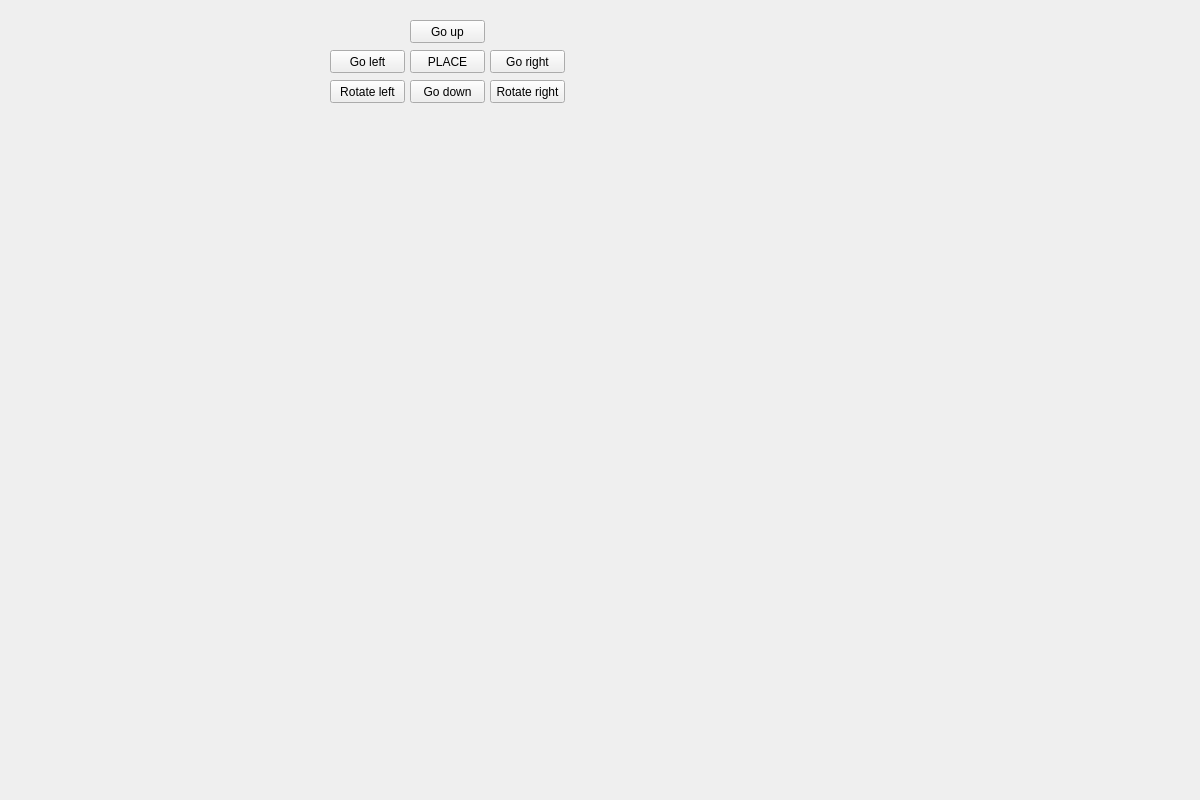
<?xml version="1.0" encoding="UTF-8"?>
<ui version="4.0">
 <class>Widget</class>
 <widget class="QWidget" name="Widget">
  <property name="geometry">
   <rect>
    <x>0</x>
    <y>0</y>
    <width>1200</width>
    <height>800</height>
   </rect>
  </property>
  <property name="windowTitle">
   <string>Widget</string>
  </property>
  <widget class="QPushButton" name="upBtn">
   <property name="geometry">
    <rect>
     <x>410</x>
     <y>20</y>
     <width>75</width>
     <height>23</height>
    </rect>
   </property>
   <property name="text">
    <string>Go up</string>
   </property>
  </widget>
  <widget class="QPushButton" name="downBtn">
   <property name="geometry">
    <rect>
     <x>410</x>
     <y>80</y>
     <width>75</width>
     <height>23</height>
    </rect>
   </property>
   <property name="text">
    <string>Go down</string>
   </property>
  </widget>
  <widget class="QPushButton" name="leftBtn">
   <property name="geometry">
    <rect>
     <x>330</x>
     <y>50</y>
     <width>75</width>
     <height>23</height>
    </rect>
   </property>
   <property name="text">
    <string>Go left</string>
   </property>
  </widget>
  <widget class="QPushButton" name="rightBtn">
   <property name="geometry">
    <rect>
     <x>490</x>
     <y>50</y>
     <width>75</width>
     <height>23</height>
    </rect>
   </property>
   <property name="text">
    <string>Go right</string>
   </property>
  </widget>
  <widget class="QPushButton" name="rotleftBtn">
   <property name="geometry">
    <rect>
     <x>330</x>
     <y>80</y>
     <width>75</width>
     <height>23</height>
    </rect>
   </property>
   <property name="text">
    <string>Rotate left</string>
   </property>
  </widget>
  <widget class="QPushButton" name="rotrightBtn">
   <property name="geometry">
    <rect>
     <x>490</x>
     <y>80</y>
     <width>75</width>
     <height>23</height>
    </rect>
   </property>
   <property name="text">
    <string>Rotate right</string>
   </property>
  </widget>
  <widget class="QPushButton" name="placeBtn">
   <property name="geometry">
    <rect>
     <x>410</x>
     <y>50</y>
     <width>75</width>
     <height>23</height>
    </rect>
   </property>
   <property name="text">
    <string>PLACE</string>
   </property>
  </widget>
 </widget>
 <layoutdefault spacing="6" margin="11"/>
 <resources/>
 <connections/>
</ui>
